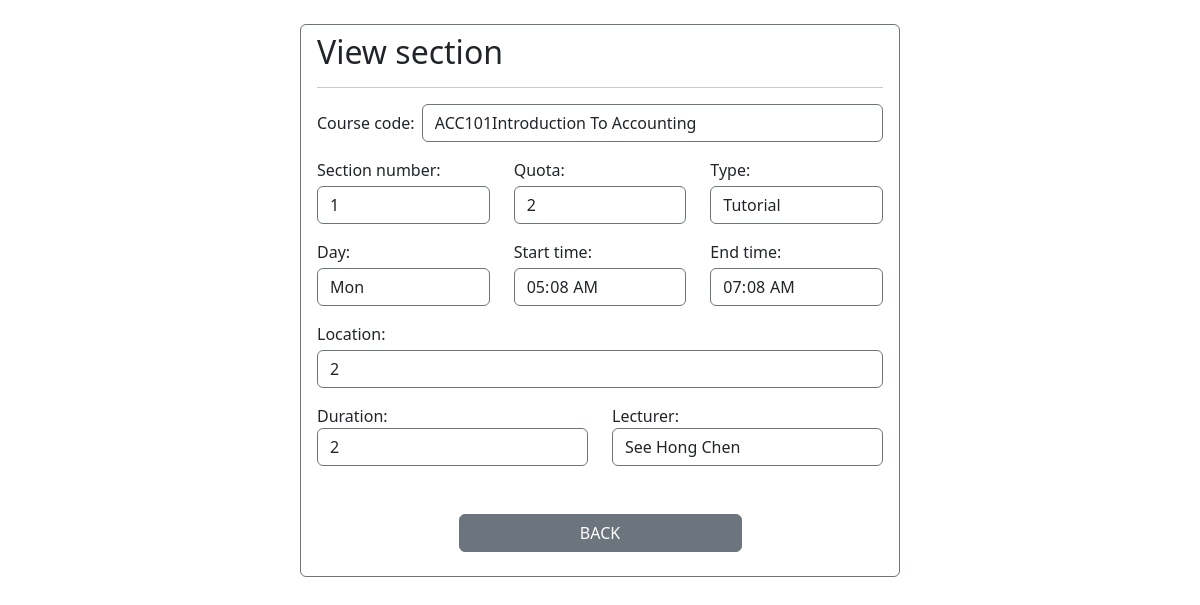
Page /Staff/operation/section/viewSection.php?code=ACC101&number=1&type=A (signed in) on the committed database.
### tables this page shows
CREATE TABLE `section` (
  `section_number` int(11) NOT NULL,
  `section_type` varchar(255) NOT NULL,
  `course_code` varchar(255) NOT NULL,
  `lecturer_id` int(11) NOT NULL,
  `section_day` varchar(255) NOT NULL,
  `section_start_time` time NOT NULL,
  `section_end_time` time NOT NULL,
  `section_duration` int(11) NOT NULL,
  `section_quota` int(11) NOT NULL,
  `section_location` varchar(255) NOT NULL,
  `section_archive` tinyint(1) NOT NULL DEFAULT 0
);

CREATE TABLE `course` (
  `course_code` varchar(255) NOT NULL,
  `course_name` varchar(255) NOT NULL,
  `course_credit_hour` int(11) NOT NULL,
  `course_archive` int(11) NOT NULL DEFAULT 0
);

CREATE TABLE `lecturer` (
  `lecturer_id` int(11) NOT NULL,
  `lecturer_name` varchar(255) NOT NULL,
  `lecturer_phone_number` varchar(255) NOT NULL,
  `lecturer_gender` enum('Male','Female') NOT NULL,
  `lecturer_race` enum('Malay','Chinese','India','Other') NOT NULL,
  `lecturer_email` varchar(255) NOT NULL,
  `lecturer_password` varchar(255) NOT NULL,
  `lecturer_archive` tinyint(1) NOT NULL DEFAULT 0,
  `lecturer_personal_email` varchar(255) DEFAULT NULL
);

### Staff/operation/section/viewSection.php (the view, shortened to what this page needs)
<?php
  if(!isset($_SESSION['admin'])) {
    echo 'Please login first <br>';
    echo 'Click <a href="index.php">here<a/> to login';
  }else {
    include '../../db.php';
?>
<!DOCTYPE html>
<html lang="en">
<head>
  <link href="https://cdn.jsdelivr.net/npm/bootstrap@5.3.3/dist/css/bootstrap.min.css" rel="stylesheet"
>
  <link rel="stylesheet" href="https://cdnjs.cloudflare.com/ajax/libs/font-awesome/6.5.2/css/all.min.css"
 />
  <link rel="stylesheet" href="../../styles/style.css">
</head>
<body>
  <form class="w-50 mx-auto rounded border border-secondary px-3 pt-2 pb-4 mt-4 position-relative">
    <h2>View section</h2>
    <hr>
    <?php
      $course_code = $_GET['code'];
      $section_number = $_GET['number'];
      $section_type = $_GET['type'];
      $sql = "SELECT s.*, l.lecturer_name, c.course_name
        FROM section s
        JOIN lecturer l ON s.lecturer_id = l.lecturer_id
        JOIN course c ON s.course_code = c.course_code
        WHERE s.course_code = ? AND s.section_number = ? AND s.section_type = ?";
      $stmt = $conn->prepare($sql);
      $stmt->bind_param("sis", $course_code, $section_number, $section_type);
      $stmt->execute();
      $result = $stmt->get_result();
      if($row = $result->fetch_assoc()) {
    ?>
    <div class="d-flex align-items-center">
      <p style="width: 130px" class="m-0">Course code:</p>
      <input type="text" value="<?php echo $row["course_code"] . $row["course_name"]?>"
        class="form-control border border-secondary" readonly>
    </div>
    <div class="mt-3">
      <div class="row">
        <div class="col">
          <p class="mb-1">Section number:</p>
        </div>
        <div class="col">
          <p class="mb-1">Quota:</p>
        </div>
        <div class="col">
          <p class="mb-1">Type:</p>
        </div>
      </div>
      <div class="row">
        <div class="col">
          <input type="number" class="form-control border border-secondary" name="section-number"
            value="<?php echo $row["section_number"] ?>" readonly>
        </div>
        <div class="col">
          <input type="number" class="form-control border border-secondary" name="section-quota"
            value="<?php echo $row["section_quota"] ?>" readonly>
        </div>
        <div class="col">
          <input type="text" class="form-control border border-secondary" name="section-type"
            value="<?php echo $row["section_type"] === 'A' ? 'Tutorial': 'Lecture'?>" readonly>
        </div>
      </div>
    </div>
    <div class="mt-3">
      <div class="row">
        <div class="col">
          <p class="mb-1">Day:</p>
        </div>
        <div class="col">
          <p class="mb-1">Start time:</p>
        </div>
        <div class="col">
          <p class="mb-1">End time:</p>
        </div>
      </div>
      <div class="row">
        <div class="col">
          <input type="text" class="form-control border border-secondary" name="section-day"
            value="<?php echo $row["section_day"] ?>" readonly>
        </div>
        <div class="col">
          <input type="time" name="section-start-time" class="form-control border border-secondary" readonly
            value="<?php echo $row["section_start_time"] ?>">
        </div>
        <div class="col">
          <input type="time" name="section-end-time" class="form-control border border-secondary" readonly
            value="<?php echo $row["section_end_time"] ?>">
        </div>
      </div>
    </div>
    <p class="mt-3 mb-1">Location:</p>
    <input type="text" name="section-location" class="form-control border border-secondary" readonly
      value="<?php echo $row["section_location"] ?>">
    <div class="mt-3">
      <div class="row">
        <div class="col">
          Duration:
        </div>
        <div class="col">
          Lecturer:
        </div>
      </div>
      <div class="row">
        <div class="col">
          <input type="number" readonly name="section-duration" class="form-control border border-secondary"
            value="<?php echo $row["section_duration"] ?>">
        </div>
        <div class="col">
          <input type="text" readonly name="lecturer-name" class="form-control border border-secondary"
            value="<?php echo $row["lecturer_name"] ?>">
        </div>
      </div>
    </div>
    <?php
      }
    ?>
    <div class="text-center">
      <button class="btn btn-secondary block w-50 mx-auto mt-5" type="button" name="back" id="back-button"
        onclick="window.location.href = '../../section.php'">BACK</button>
    </div>
  </form>
</body>
</html>
<?php
  }
?>

### Staff/styles/style.css (style rules this page uses)
*, *::before, *::after { box-sizing: border-box; padding: 0; margin: 0; }
body { width: 100%; }

### Staff/operation/section/viewSection.php (style rules this page uses)
input, select { cursor: not-allowed; }

### rows in the picture
section: course_code.course_name "ACC101Introduction To Accounting", section-number "1", section-quota "2", section-type "Tutorial", section-day "Mon", section-start-time "05:08:00", section-end-time "07:08:00", section-location "2", section-duration "2", lecturer-name "See Hong Chen"
